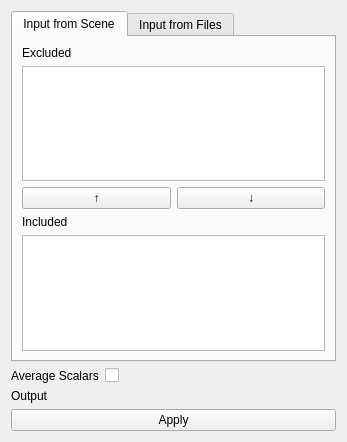
<?xml version="1.0" encoding="UTF-8"?>
<ui version="4.0">
 <class>AverageMesh</class>
 <widget class="qMRMLWidget" name="AverageMesh">
  <property name="geometry">
   <rect>
    <x>0</x>
    <y>0</y>
    <width>347</width>
    <height>442</height>
   </rect>
  </property>
  <layout class="QVBoxLayout" name="verticalLayout">
   <item>
    <widget class="QTabWidget" name="tabWidget">
     <property name="sizePolicy">
      <sizepolicy hsizetype="Expanding" vsizetype="Expanding">
       <horstretch>0</horstretch>
       <verstretch>0</verstretch>
      </sizepolicy>
     </property>
     <property name="tabShape">
      <enum>QTabWidget::Rounded</enum>
     </property>
     <property name="currentIndex">
      <number>0</number>
     </property>
     <property name="elideMode">
      <enum>Qt::ElideRight</enum>
     </property>
     <widget class="QWidget" name="inputFromSceneTab">
      <attribute name="title">
       <string>Input from Scene</string>
      </attribute>
      <layout class="QVBoxLayout" name="verticalLayout_2">
       <item>
        <widget class="QLabel" name="label_4">
         <property name="text">
          <string>Excluded</string>
         </property>
        </widget>
       </item>
       <item>
        <widget class="qMRMLSubjectHierarchyTreeView" name="excludedTree">
         <property name="contextMenuEnabled">
          <bool>false</bool>
         </property>
         <property name="editMenuActionVisible">
          <bool>false</bool>
         </property>
         <property name="levelFilter">
          <stringlist notr="true"/>
         </property>
         <property name="nodeTypes">
          <stringlist notr="true">
           <string>vtkMRMLModelNode</string>
          </stringlist>
         </property>
         <property name="hideChildNodeTypes">
          <stringlist notr="true"/>
         </property>
         <property name="visibilityColumnVisible">
          <bool>false</bool>
         </property>
         <property name="idColumnVisible">
          <bool>false</bool>
         </property>
         <property name="colorColumnVisible">
          <bool>false</bool>
         </property>
         <property name="transformColumnVisible">
          <bool>false</bool>
         </property>
         <property name="includeItemAttributeNamesFilter">
          <stringlist notr="true"/>
         </property>
         <property name="includeNodeAttributeNamesFilter">
          <stringlist notr="true"/>
         </property>
         <property name="excludeItemAttributeNamesFilter">
          <stringlist notr="true"/>
         </property>
         <property name="excludeNodeAttributeNamesFilter">
          <stringlist notr="true"/>
         </property>
         <attribute name="headerVisible">
          <bool>false</bool>
         </attribute>
        </widget>
       </item>
       <item>
        <layout class="QHBoxLayout" name="horizontalLayout">
         <item>
          <widget class="QPushButton" name="excludeButton">
           <property name="text">
            <string>↑</string>
           </property>
          </widget>
         </item>
         <item>
          <widget class="QPushButton" name="includeButton">
           <property name="text">
            <string>↓</string>
           </property>
          </widget>
         </item>
        </layout>
       </item>
       <item>
        <widget class="QLabel" name="label_3">
         <property name="text">
          <string>Included</string>
         </property>
        </widget>
       </item>
       <item>
        <widget class="qMRMLSubjectHierarchyTreeView" name="includedTree">
         <property name="contextMenuEnabled">
          <bool>false</bool>
         </property>
         <property name="editMenuActionVisible">
          <bool>false</bool>
         </property>
         <property name="levelFilter">
          <stringlist notr="true"/>
         </property>
         <property name="nodeTypes">
          <stringlist notr="true">
           <string>vtkMRMLModelNode</string>
          </stringlist>
         </property>
         <property name="hideChildNodeTypes">
          <stringlist notr="true"/>
         </property>
         <property name="visibilityColumnVisible">
          <bool>false</bool>
         </property>
         <property name="idColumnVisible">
          <bool>false</bool>
         </property>
         <property name="colorColumnVisible">
          <bool>false</bool>
         </property>
         <property name="transformColumnVisible">
          <bool>false</bool>
         </property>
         <property name="includeItemAttributeNamesFilter">
          <stringlist notr="true"/>
         </property>
         <property name="includeNodeAttributeNamesFilter">
          <stringlist notr="true"/>
         </property>
         <property name="excludeItemAttributeNamesFilter">
          <stringlist notr="true"/>
         </property>
         <property name="excludeNodeAttributeNamesFilter">
          <stringlist notr="true"/>
         </property>
         <attribute name="headerVisible">
          <bool>false</bool>
         </attribute>
        </widget>
       </item>
      </layout>
     </widget>
     <widget class="QWidget" name="inputFromFilesTab">
      <attribute name="title">
       <string>Input from Files</string>
      </attribute>
      <layout class="QFormLayout" name="formLayout_2">
       <item row="1" column="1">
        <widget class="ctkDirectoryButton" name="inputDirectoryButton"/>
       </item>
       <item row="1" column="0">
        <widget class="QLabel" name="label_5">
         <property name="text">
          <string>Inputs</string>
         </property>
        </widget>
       </item>
       <item row="2" column="1">
        <spacer name="verticalSpacer_2">
         <property name="orientation">
          <enum>Qt::Vertical</enum>
         </property>
         <property name="sizeHint" stdset="0">
          <size>
           <width>20</width>
           <height>40</height>
          </size>
         </property>
        </spacer>
       </item>
      </layout>
     </widget>
    </widget>
   </item>
   <item>
    <layout class="QFormLayout" name="formLayout">
     <item row="1" column="0">
      <widget class="QLabel" name="label">
       <property name="text">
        <string>Output</string>
       </property>
      </widget>
     </item>
     <item row="1" column="1">
      <widget class="qMRMLNodeComboBox" name="outputMeshComboBox">
       <property name="nodeTypes">
        <stringlist notr="true">
         <string>vtkMRMLModelNode</string>
        </stringlist>
       </property>
       <property name="hideChildNodeTypes">
        <stringlist notr="true"/>
       </property>
       <property name="renameEnabled">
        <bool>true</bool>
       </property>
       <property name="interactionNodeSingletonTag">
        <string notr="true"/>
       </property>
      </widget>
     </item>
     <item row="0" column="0">
      <widget class="QLabel" name="label_2">
       <property name="text">
        <string>Average Scalars</string>
       </property>
      </widget>
     </item>
     <item row="0" column="1">
      <widget class="QCheckBox" name="averageScalarsCheckbox">
       <property name="text">
        <string/>
       </property>
      </widget>
     </item>
    </layout>
   </item>
   <item>
    <widget class="QPushButton" name="applyButton">
     <property name="enabled">
      <bool>true</bool>
     </property>
     <property name="toolTip">
      <string>Run the algorithm.</string>
     </property>
     <property name="text">
      <string>Apply</string>
     </property>
    </widget>
   </item>
   <item>
    <spacer name="verticalSpacer">
     <property name="orientation">
      <enum>Qt::Vertical</enum>
     </property>
     <property name="sizeHint" stdset="0">
      <size>
       <width>20</width>
       <height>40</height>
      </size>
     </property>
    </spacer>
   </item>
  </layout>
 </widget>
 <customwidgets>
  <customwidget>
   <class>qMRMLNodeComboBox</class>
   <extends>QWidget</extends>
   <header>qMRMLNodeComboBox.h</header>
  </customwidget>
  <customwidget>
   <class>qMRMLWidget</class>
   <extends>QWidget</extends>
   <header>qMRMLWidget.h</header>
   <container>1</container>
  </customwidget>
  <customwidget>
   <class>qMRMLSubjectHierarchyTreeView</class>
   <extends>QTreeView</extends>
   <header>qMRMLSubjectHierarchyTreeView.h</header>
  </customwidget>
  <customwidget>
   <class>ctkDirectoryButton</class>
   <extends>QWidget</extends>
   <header>ctkDirectoryButton.h</header>
  </customwidget>
 </customwidgets>
 <resources/>
 <connections>
  <connection>
   <sender>AverageMesh</sender>
   <signal>mrmlSceneChanged(vtkMRMLScene*)</signal>
   <receiver>outputMeshComboBox</receiver>
   <slot>setMRMLScene(vtkMRMLScene*)</slot>
   <hints>
    <hint type="sourcelabel">
     <x>162</x>
     <y>155</y>
    </hint>
    <hint type="destinationlabel">
     <x>190</x>
     <y>251</y>
    </hint>
   </hints>
  </connection>
  <connection>
   <sender>AverageMesh</sender>
   <signal>mrmlSceneChanged(vtkMRMLScene*)</signal>
   <receiver>includedTree</receiver>
   <slot>setMRMLScene(vtkMRMLScene*)</slot>
   <hints>
    <hint type="sourcelabel">
     <x>162</x>
     <y>220</y>
    </hint>
    <hint type="destinationlabel">
     <x>162</x>
     <y>268</y>
    </hint>
   </hints>
  </connection>
  <connection>
   <sender>AverageMesh</sender>
   <signal>mrmlSceneChanged(vtkMRMLScene*)</signal>
   <receiver>excludedTree</receiver>
   <slot>setMRMLScene(vtkMRMLScene*)</slot>
   <hints>
    <hint type="sourcelabel">
     <x>162</x>
     <y>220</y>
    </hint>
    <hint type="destinationlabel">
     <x>162</x>
     <y>107</y>
    </hint>
   </hints>
  </connection>
 </connections>
</ui>
